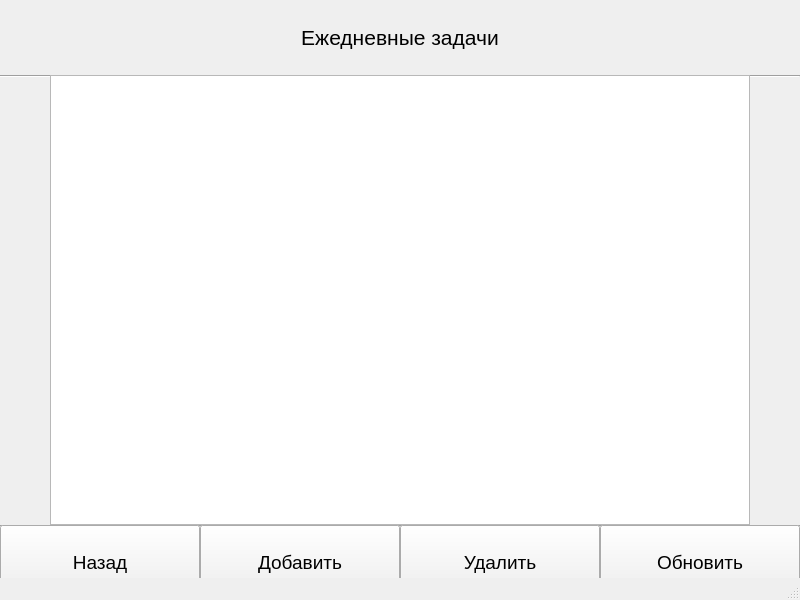
<?xml version="1.0" encoding="UTF-8"?>
<ui version="4.0">
 <class>MainWindow</class>
 <widget class="QMainWindow" name="MainWindow">
  <property name="geometry">
   <rect>
    <x>0</x>
    <y>0</y>
    <width>800</width>
    <height>600</height>
   </rect>
  </property>
  <property name="windowTitle">
   <string>MainWindow</string>
  </property>
  <widget class="QWidget" name="centralwidget">
   <widget class="Line" name="line">
    <property name="geometry">
     <rect>
      <x>0</x>
      <y>75</y>
      <width>800</width>
      <height>3</height>
     </rect>
    </property>
    <property name="orientation">
     <enum>Qt::Horizontal</enum>
    </property>
   </widget>
   <widget class="QLabel" name="label">
    <property name="geometry">
     <rect>
      <x>100</x>
      <y>0</y>
      <width>600</width>
      <height>75</height>
     </rect>
    </property>
    <property name="font">
     <font>
      <pointsize>16</pointsize>
     </font>
    </property>
    <property name="text">
     <string>Ежедневные задачи</string>
    </property>
    <property name="alignment">
     <set>Qt::AlignCenter</set>
    </property>
   </widget>
   <widget class="QListWidget" name="EverydayTasksText">
    <property name="geometry">
     <rect>
      <x>50</x>
      <y>75</y>
      <width>700</width>
      <height>450</height>
     </rect>
    </property>
   </widget>
   <widget class="Line" name="line_2">
    <property name="geometry">
     <rect>
      <x>0</x>
      <y>525</y>
      <width>800</width>
      <height>3</height>
     </rect>
    </property>
    <property name="orientation">
     <enum>Qt::Horizontal</enum>
    </property>
   </widget>
   <widget class="QPushButton" name="BackButton">
    <property name="geometry">
     <rect>
      <x>0</x>
      <y>525</y>
      <width>200</width>
      <height>75</height>
     </rect>
    </property>
    <property name="font">
     <font>
      <pointsize>14</pointsize>
     </font>
    </property>
    <property name="text">
     <string>Назад</string>
    </property>
   </widget>
   <widget class="QPushButton" name="AddButton">
    <property name="geometry">
     <rect>
      <x>200</x>
      <y>525</y>
      <width>200</width>
      <height>75</height>
     </rect>
    </property>
    <property name="font">
     <font>
      <pointsize>14</pointsize>
     </font>
    </property>
    <property name="text">
     <string>Добавить</string>
    </property>
   </widget>
   <widget class="QPushButton" name="DeleteButton">
    <property name="geometry">
     <rect>
      <x>400</x>
      <y>525</y>
      <width>200</width>
      <height>75</height>
     </rect>
    </property>
    <property name="font">
     <font>
      <pointsize>14</pointsize>
     </font>
    </property>
    <property name="text">
     <string>Удалить</string>
    </property>
   </widget>
   <widget class="QPushButton" name="RefreshButton">
    <property name="geometry">
     <rect>
      <x>600</x>
      <y>525</y>
      <width>200</width>
      <height>75</height>
     </rect>
    </property>
    <property name="font">
     <font>
      <pointsize>14</pointsize>
     </font>
    </property>
    <property name="text">
     <string>Обновить</string>
    </property>
   </widget>
  </widget>
  <widget class="QStatusBar" name="statusbar"/>
 </widget>
 <resources/>
 <connections/>
</ui>
